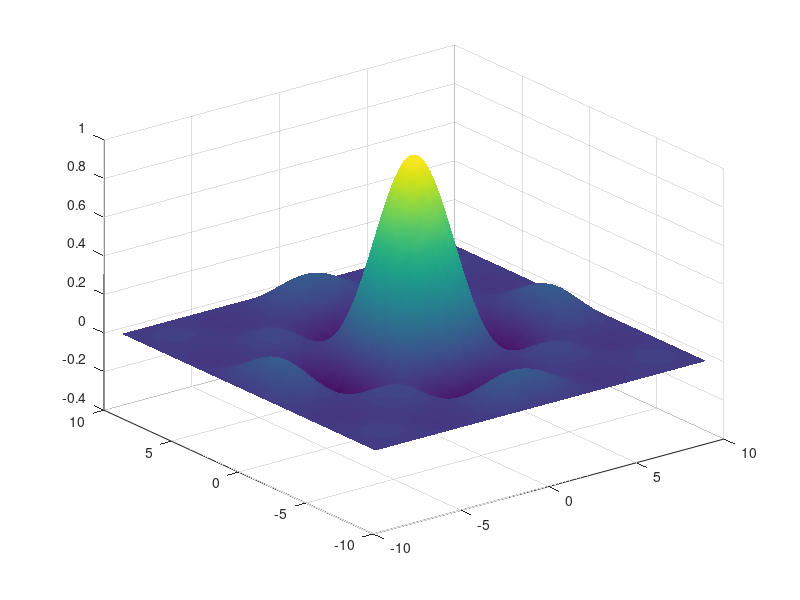

The MATLAB script that drew this image:
%% Q1
clear
rng default
A = rand(3,5);
L = A>=0.5
ind = find(A>=0.5)
%% Q2
clear
x = -3*pi:pi/15:3*pi;
y = x;
[X,Y] = meshgrid(x,y);
warning off;
Z = sin(X).*sin(Y)./X./Y;
% (1)
num = length(find(isnan(Z)))
% (2)
surf(X,Y,Z);
shading interp
% (3)
Lx = X==0;
Ly = Y==0;
X1 = X+Lx*realmin;
Y1 = Y+Ly*realmin;
Z1 = sin(X1).*sin(Y1)./X1./Y1;
num1 = length(find(isnan(Z1)))
surf(X1,Y1,Z1);
shading interp
%% Q3
clear
rng default
N = 1200;
A = rand(N);
b = rand(N,1);
tic
c = A\b;
toc

A1 = A; b1 = b;
tic
p = zeros(N,1);
q = 1:N;
a = zeros(N,1);
for j = 1:N
    [a(j),i_] = max(A1(N*(j-1)+q));
    i = q(i_); p(j) = i;
    mul = A1(:,j)/A1(i,j); mul(i) = 0;
    A1 = -mul*A1(i,:)+A1;
    b1 = -mul*b1(i)+b1;
    q(i_) = [];
end
b1 = b1(p);
x = a.\b1;
toc

err1 = norm(x-c);
b2 = A*x;
err2 = norm(b-b2);
%% Q4
% (1)
clear
load('W5Q4.mat');
[U,S,V] = svd(F);
F2 = S*V';
F3 = F2(1:6,:);
% (2)
B = F3(:,1+unidrnd(999)); C = B;
for i = 2:6
    while(rank(C) ~= i)
        C = [B,F3(:,1+unidrnd(999))];
    end
    B = C;
end
F4 = B\F3;
F5 = abs(F4) > 1e-9;
k = find(F5(:,1));
ind = logical(sum(F5(k,:)));
rank1 = rank(F(:,ind),1e-9)
rank0 = rank(F(:,~ind),1e-9)